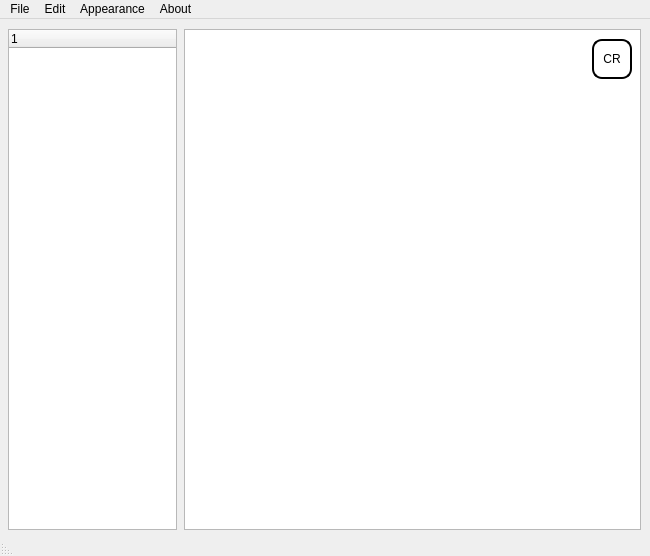
<?xml version="1.0" encoding="UTF-8"?>
<ui version="4.0">
 <class>MainWindow</class>
 <widget class="QMainWindow" name="MainWindow">
  <property name="geometry">
   <rect>
    <x>0</x>
    <y>0</y>
    <width>650</width>
    <height>556</height>
   </rect>
  </property>
  <property name="windowTitle">
   <string>MainWindow</string>
  </property>
  <property name="styleSheet">
   <string notr="true">QPushButton{
	border-style: solid;
	border-width: 2px;
	border-radius: 10%;
	border-color: rgb(0, 0, 0);
	item-align: center;
}
                                       QCheckBox::indicator {
                                               width:35px;
                                               height:35px;
											 background-color: rgb(85, 255, 127);
                                               border-style: solid;
                                               border-width: 2px;
                                               border-radius: 12px;
                                               border-color: black;
                                       }
                                       QCheckBox::indicator:checked {
                                               background-color: rgb(255, 71, 71);
                                       }
</string>
  </property>
  <widget class="QWidget" name="centralwidget">
   <widget class="QTextEdit" name="taskBlock">
    <property name="geometry">
     <rect>
      <x>184</x>
      <y>10</y>
      <width>457</width>
      <height>501</height>
     </rect>
    </property>
    <property name="toolTip">
     <string>&lt;html&gt;&lt;head/&gt;&lt;body&gt;&lt;p&gt;&lt;br/&gt;&lt;/p&gt;&lt;/body&gt;&lt;/html&gt;</string>
    </property>
   </widget>
   <widget class="QTreeWidget" name="treeBlock">
    <property name="geometry">
     <rect>
      <x>8</x>
      <y>10</y>
      <width>169</width>
      <height>501</height>
     </rect>
    </property>
    <column>
     <property name="text">
      <string>1</string>
     </property>
    </column>
   </widget>
   <widget class="QPushButton" name="createTask">
    <property name="geometry">
     <rect>
      <x>592</x>
      <y>20</y>
      <width>40</width>
      <height>40</height>
     </rect>
    </property>
    <property name="text">
     <string>CR</string>
    </property>
   </widget>
  </widget>
  <widget class="QMenuBar" name="menubar">
   <property name="geometry">
    <rect>
     <x>0</x>
     <y>0</y>
     <width>650</width>
     <height>20</height>
    </rect>
   </property>
   <widget class="QMenu" name="menuFile">
    <property name="title">
     <string>File</string>
    </property>
    <addaction name="actionSaveTask"/>
    <addaction name="separator"/>
    <addaction name="actionOpentaskfromtxtfile"/>
    <addaction name="actionSavetaskintxtfile"/>
    <addaction name="separator"/>
    <addaction name="actionExit"/>
   </widget>
   <widget class="QMenu" name="menuEdit">
    <property name="title">
     <string>Edit</string>
    </property>
    <addaction name="actionUndo"/>
    <addaction name="actionRedo"/>
    <addaction name="separator"/>
    <addaction name="actionCut"/>
    <addaction name="actionCopy"/>
    <addaction name="actionPaste"/>
   </widget>
   <widget class="QMenu" name="menuAbout">
    <property name="title">
     <string>About</string>
    </property>
   </widget>
   <widget class="QMenu" name="menuAppereanc">
    <property name="title">
     <string>Appearance</string>
    </property>
    <addaction name="actionChangeTheme"/>
    <addaction name="actionChangeFont"/>
   </widget>
   <addaction name="menuFile"/>
   <addaction name="menuEdit"/>
   <addaction name="menuAppereanc"/>
   <addaction name="menuAbout"/>
  </widget>
  <widget class="QStatusBar" name="statusbar">
   <property name="layoutDirection">
    <enum>Qt::RightToLeft</enum>
   </property>
  </widget>
  <action name="actionOpentaskfromtxtfile">
   <property name="text">
    <string>Open task from .txt file</string>
   </property>
   <property name="shortcut">
    <string>Ctrl+Shift+O</string>
   </property>
  </action>
  <action name="actionSavetaskintxtfile">
   <property name="text">
    <string>Save task in .txt file</string>
   </property>
   <property name="shortcut">
    <string>Ctrl+Shift+S</string>
   </property>
  </action>
  <action name="actionExit">
   <property name="text">
    <string>Exit</string>
   </property>
  </action>
  <action name="actionUndo">
   <property name="text">
    <string>Undo</string>
   </property>
   <property name="shortcut">
    <string>Ctrl+U</string>
   </property>
  </action>
  <action name="actionRedo">
   <property name="text">
    <string>Redo</string>
   </property>
  </action>
  <action name="actionCut">
   <property name="text">
    <string>Cut</string>
   </property>
   <property name="shortcut">
    <string>Ctrl+T</string>
   </property>
  </action>
  <action name="actionCopy">
   <property name="text">
    <string>Copy</string>
   </property>
   <property name="shortcut">
    <string>Ctrl+C</string>
   </property>
  </action>
  <action name="actionPaste">
   <property name="text">
    <string>Paste</string>
   </property>
   <property name="shortcut">
    <string>Ctrl+P</string>
   </property>
  </action>
  <action name="actionChangeTheme">
   <property name="text">
    <string>Change Theme</string>
   </property>
  </action>
  <action name="actionChangeFont">
   <property name="text">
    <string>Change Font</string>
   </property>
  </action>
  <action name="actionSaveTask">
   <property name="text">
    <string>Save Task</string>
   </property>
   <property name="shortcut">
    <string>Ctrl+S</string>
   </property>
  </action>
 </widget>
 <resources/>
 <connections/>
</ui>
